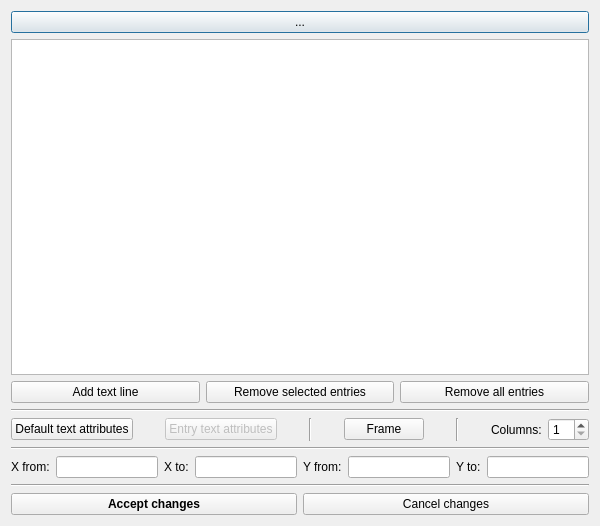
<?xml version="1.0" encoding="UTF-8"?>
<ui version="4.0">
 <class>ALegendDialog</class>
 <widget class="QDialog" name="ALegendDialog">
  <property name="geometry">
   <rect>
    <x>0</x>
    <y>0</y>
    <width>600</width>
    <height>526</height>
   </rect>
  </property>
  <property name="windowTitle">
   <string>Dialog</string>
  </property>
  <layout class="QVBoxLayout" name="verticalLayout">
   <item>
    <widget class="QPushButton" name="pbDummy">
     <property name="text">
      <string>...</string>
     </property>
    </widget>
   </item>
   <item>
    <widget class="QSplitter" name="splitter">
     <property name="sizePolicy">
      <sizepolicy hsizetype="Expanding" vsizetype="Expanding">
       <horstretch>0</horstretch>
       <verstretch>0</verstretch>
      </sizepolicy>
     </property>
     <property name="orientation">
      <enum>Qt::Horizontal</enum>
     </property>
     <widget class="QTreeWidget" name="twTree">
      <attribute name="headerVisible">
       <bool>false</bool>
      </attribute>
      <column>
       <property name="text">
        <string notr="true">1</string>
       </property>
      </column>
     </widget>
    </widget>
   </item>
   <item>
    <layout class="QHBoxLayout" name="horizontalLayout_3">
     <property name="topMargin">
      <number>0</number>
     </property>
     <item>
      <widget class="QPushButton" name="pbAddEntry">
       <property name="text">
        <string>Add text line</string>
       </property>
      </widget>
     </item>
     <item>
      <widget class="QPushButton" name="pbRemoveSelected">
       <property name="text">
        <string>Remove selected entries</string>
       </property>
      </widget>
     </item>
     <item>
      <widget class="QPushButton" name="pbRemoveAll">
       <property name="text">
        <string>Remove all entries</string>
       </property>
      </widget>
     </item>
    </layout>
   </item>
   <item>
    <widget class="Line" name="line_2">
     <property name="orientation">
      <enum>Qt::Horizontal</enum>
     </property>
    </widget>
   </item>
   <item>
    <layout class="QHBoxLayout" name="horizontalLayout">
     <item>
      <widget class="QPushButton" name="pbDefaultTextProperties">
       <property name="toolTip">
        <string>Overrides individual entry attributes and become default for the next added text / entries!</string>
       </property>
       <property name="text">
        <string>Default text attributes</string>
       </property>
      </widget>
     </item>
     <item>
      <spacer name="horizontalSpacer_2">
       <property name="orientation">
        <enum>Qt::Horizontal</enum>
       </property>
       <property name="sizeHint" stdset="0">
        <size>
         <width>40</width>
         <height>20</height>
        </size>
       </property>
      </spacer>
     </item>
     <item>
      <widget class="QPushButton" name="pbThisEntryTextAttributes">
       <property name="enabled">
        <bool>false</bool>
       </property>
       <property name="text">
        <string>Entry text attributes</string>
       </property>
      </widget>
     </item>
     <item>
      <spacer name="horizontalSpacer">
       <property name="orientation">
        <enum>Qt::Horizontal</enum>
       </property>
       <property name="sizeHint" stdset="0">
        <size>
         <width>40</width>
         <height>20</height>
        </size>
       </property>
      </spacer>
     </item>
     <item>
      <widget class="Line" name="line_3">
       <property name="orientation">
        <enum>Qt::Vertical</enum>
       </property>
      </widget>
     </item>
     <item>
      <spacer name="horizontalSpacer_3">
       <property name="orientation">
        <enum>Qt::Horizontal</enum>
       </property>
       <property name="sizeHint" stdset="0">
        <size>
         <width>40</width>
         <height>20</height>
        </size>
       </property>
      </spacer>
     </item>
     <item>
      <widget class="QPushButton" name="pbConfigureFrame">
       <property name="text">
        <string>Frame</string>
       </property>
      </widget>
     </item>
     <item>
      <spacer name="horizontalSpacer_4">
       <property name="orientation">
        <enum>Qt::Horizontal</enum>
       </property>
       <property name="sizeHint" stdset="0">
        <size>
         <width>40</width>
         <height>20</height>
        </size>
       </property>
      </spacer>
     </item>
     <item>
      <widget class="Line" name="line_4">
       <property name="orientation">
        <enum>Qt::Vertical</enum>
       </property>
      </widget>
     </item>
     <item>
      <spacer name="horizontalSpacer_5">
       <property name="orientation">
        <enum>Qt::Horizontal</enum>
       </property>
       <property name="sizeHint" stdset="0">
        <size>
         <width>40</width>
         <height>20</height>
        </size>
       </property>
      </spacer>
     </item>
     <item>
      <widget class="QLabel" name="label">
       <property name="text">
        <string>Columns:</string>
       </property>
      </widget>
     </item>
     <item>
      <widget class="QSpinBox" name="sbNumColumns">
       <property name="minimum">
        <number>1</number>
       </property>
       <property name="maximum">
        <number>10</number>
       </property>
      </widget>
     </item>
    </layout>
   </item>
   <item>
    <widget class="Line" name="line">
     <property name="orientation">
      <enum>Qt::Horizontal</enum>
     </property>
    </widget>
   </item>
   <item>
    <layout class="QHBoxLayout" name="horizontalLayout_4">
     <property name="topMargin">
      <number>0</number>
     </property>
     <item>
      <widget class="QLabel" name="label_3">
       <property name="text">
        <string>X from:</string>
       </property>
      </widget>
     </item>
     <item>
      <widget class="QLineEdit" name="ledXfrom"/>
     </item>
     <item>
      <widget class="QLabel" name="label_4">
       <property name="text">
        <string>X to:</string>
       </property>
      </widget>
     </item>
     <item>
      <widget class="QLineEdit" name="ledXto"/>
     </item>
     <item>
      <widget class="QLabel" name="label_5">
       <property name="text">
        <string>Y from:</string>
       </property>
      </widget>
     </item>
     <item>
      <widget class="QLineEdit" name="ledYfrom"/>
     </item>
     <item>
      <widget class="QLabel" name="label_2">
       <property name="text">
        <string>Y to:</string>
       </property>
      </widget>
     </item>
     <item>
      <widget class="QLineEdit" name="ledYto"/>
     </item>
    </layout>
   </item>
   <item>
    <widget class="Line" name="line_5">
     <property name="orientation">
      <enum>Qt::Horizontal</enum>
     </property>
    </widget>
   </item>
   <item>
    <layout class="QHBoxLayout" name="horizontalLayout_2">
     <item>
      <widget class="QPushButton" name="pbAccept">
       <property name="font">
        <font>
         <weight>75</weight>
         <bold>true</bold>
        </font>
       </property>
       <property name="text">
        <string>Accept changes</string>
       </property>
      </widget>
     </item>
     <item>
      <widget class="QPushButton" name="pbCancel">
       <property name="text">
        <string>Cancel changes</string>
       </property>
      </widget>
     </item>
    </layout>
   </item>
  </layout>
 </widget>
 <resources/>
 <connections/>
</ui>
